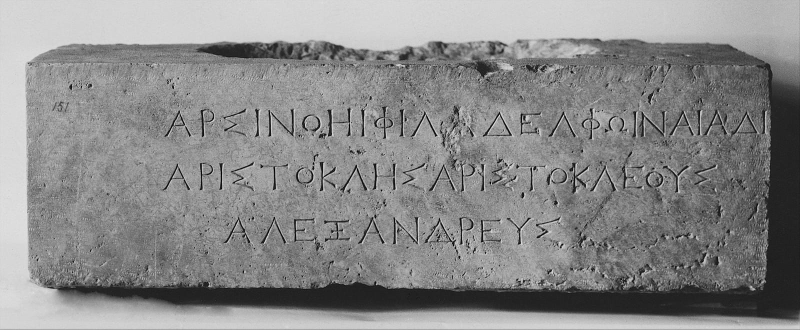
#> input picture pipeline/pieces-src/arsinoe-base.jpg, 1600 x 660 px, given in place of arsinoe-base.jpg.jpg, which was not available (shown at 1/2 size)
$ python engrave_medallions.py pieces-src/arsinoe-base.jpg
#> lines starting #> are read from the running program, lines starting #| are printed output that depends on the picture; pictures that were not available may be replaced by others from this repository, and a replacement may not be noted
"""
The library's famous-book stelai in gold lines (Gold and lamplight): each stele's round picture (data/medallions.ts; the
pictures and their credits are those of data/images.json) engraved the way pipeline/engrave.py engraves the pieces:
horizontal lines, each thicker where the photograph is lighter, inside a circle. Only the lines are kept, as an alpha
mask; the site colours them with CSS (gold in the dark look, oxblood in the light one).

Reads web/public/images/w640/<pic>.jpg and writes web/public/images/medallions/engraved/<pic>.webp.

    python pipeline/engrave_medallions.py mask-of-agamemnon socrates-louvre ...
"""
import os, sys
import numpy as np
from PIL import Image, ImageFilter

ROOT = os.path.join(os.path.dirname(__file__), "..", "web")
SRC = os.path.join(ROOT, "public", "images", "w640")
OUT = os.path.join(ROOT, "public", "images", "medallions", "engraved")
SIZE = 520     # the medallion's side, in pixels
LINES = 64     # lines across it


def engrave(pic):
#> called with pic = 'pieces-src/arsinoe-base.jpg'
    im = Image.open(os.path.join(SRC, pic + ".jpg")).convert("L")
    w, h = im.size
#> w = 1600; h = 660
    s = min(w, h)
#> s = 660
    # the square at the picture's centre (faces sit a little high, so lean upwards when the picture is tall)
    top = max(0, min(h - s, int((h - s) * 0.3)))
#> top = 0
    im = im.crop(((w - s) // 2, top, (w - s) // 2 + s, top + s)).resize((SIZE, SIZE), Image.LANCZOS)
#> im: PIL image 520x520 L
    g = np.asarray(im).astype(np.float32) / 255
    blur = np.asarray(im.filter(ImageFilter.GaussianBlur(SIZE * 0.02))).astype(np.float32) / 255
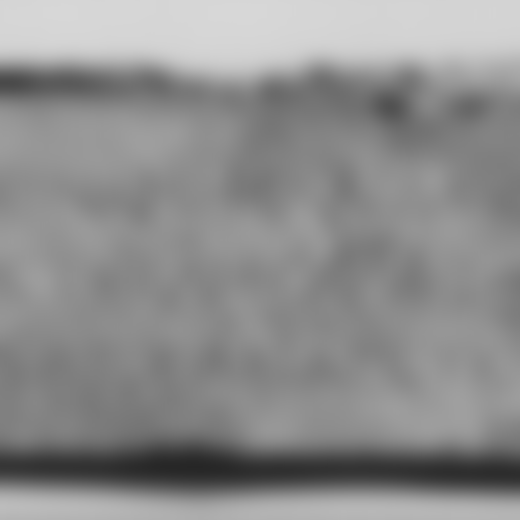
#> blur: shape (520, 520) float32; min 0.149, max 0.843, mean 0.555
    # a plain backdrop (a museum photograph's paper or wall: smooth, with no detail in it) is left dark, so the object
    # stands out of it
    raw = g.copy()
    edge = np.abs(raw - np.asarray(im.filter(ImageFilter.GaussianBlur(2))).astype(np.float32) / 255)
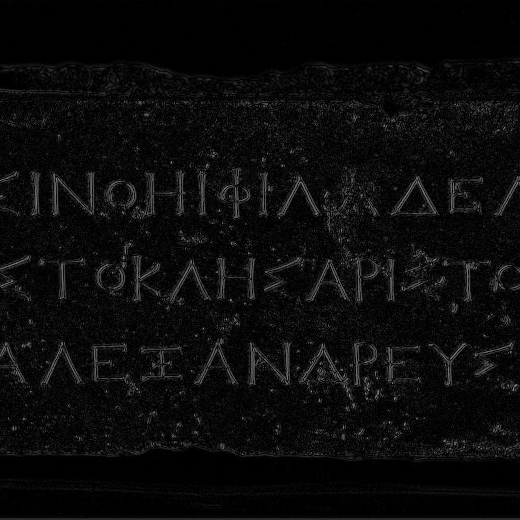
#> edge: shape (520, 520) float32; min 0, max 0.549, mean 0.0467
    detail = np.asarray(Image.fromarray((edge * 255 * 8).clip(0, 255).astype(np.uint8)).filter(ImageFilter.GaussianBlur(14))).astype(np.float32) / 255
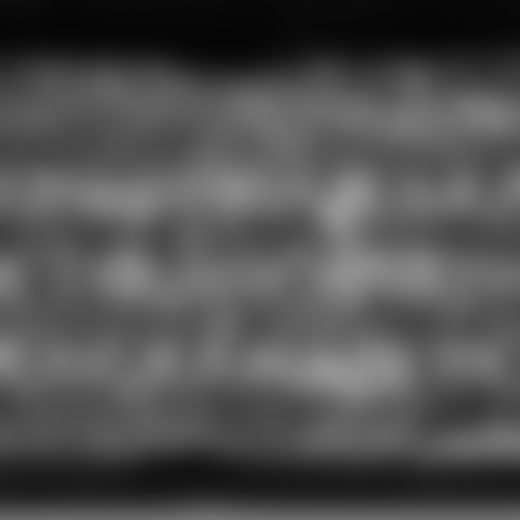
#> detail: shape (520, 520) float32; min 0.0196, max 0.588, mean 0.315
    backdrop = np.clip(1 - detail * 5, 0, 1)
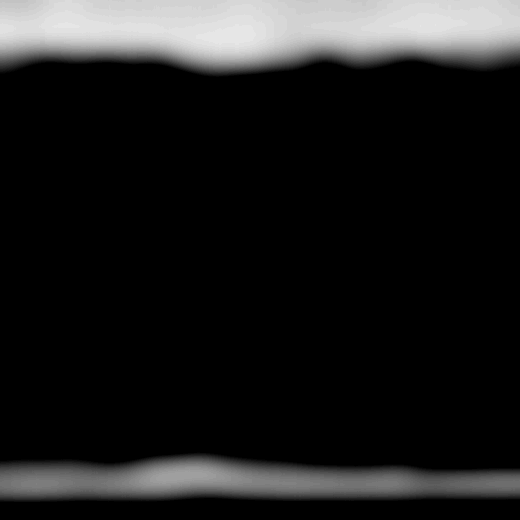
#> backdrop: shape (520, 520) float32; min 0, max 0.902, mean 0.116
    g = np.clip(g + 1.1 * (g - blur), 0, 1)
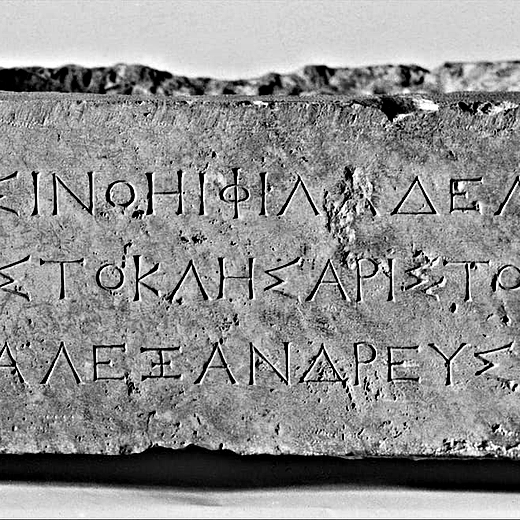
#> g: shape (520, 520) float32; min 0, max 1, mean 0.567
    lo, hi = np.percentile(g, 2), np.percentile(g, 99.5)
#> lo = 0; hi = 1
    g = np.clip((g - lo) / (hi - lo + 1e-6), 0, 1) ** 1.7
    g = g * (1 - 0.85 * backdrop)
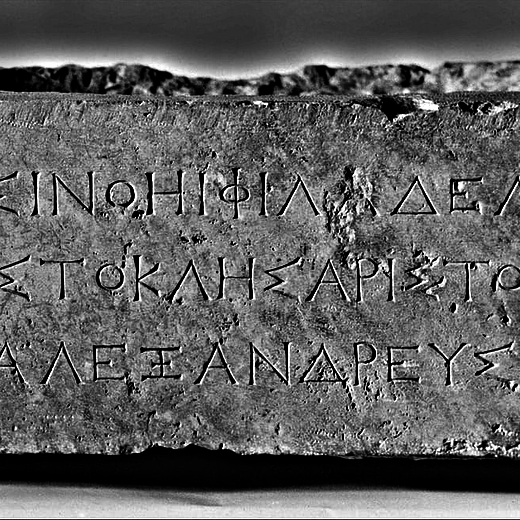
#> g: shape (520, 520) float32; min 0, max 1, mean 0.369
    yy, xx = np.mgrid[0:SIZE, 0:SIZE].astype(np.float32)
    r = np.hypot(xx - SIZE / 2 + 0.5, yy - SIZE / 2 + 0.5) / (SIZE / 2)
    inside = np.clip((0.97 - r) * 30, 0, 1)
    gap = SIZE / LINES
    alpha = np.zeros((SIZE, SIZE), np.float32)
    ys = np.arange(SIZE, dtype=np.float32)
    for i in range(LINES):
        yc = (i + 0.5) * gap
        row = min(SIZE - 1, int(yc))
        th = (0.06 + 0.8 * g[row]) * gap * 0.92 * inside[row]
        a0, a1 = max(0, int(yc - gap / 2)), min(SIZE, int(yc + gap / 2) + 1)
        d = np.abs(ys[a0:a1, None] - yc)
        alpha[a0:a1] = np.maximum(alpha[a0:a1], np.clip(th[None, :] / 2 - d + 0.5, 0, 1) * np.clip(th[None, :], 0, 1))
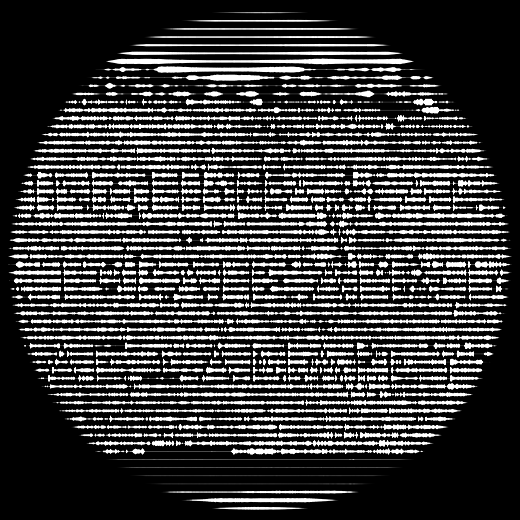
#> alpha: shape (520, 520) float32; min 0, max 1, mean 0.234
    # a fine ring round the medallion
    alpha = np.maximum(alpha, np.clip(1 - np.abs(r - 0.99) * SIZE / 2 / 1.2, 0, 1))
    out = np.zeros((SIZE, SIZE, 4), np.uint8)
    out[..., :3] = 255
    out[..., 3] = (alpha * 255).astype(np.uint8)
    os.makedirs(OUT, exist_ok=True)
    path = os.path.join(OUT, pic + ".webp")
    Image.fromarray(out, "RGBA").save(path, lossless=True, method=6)
    print(pic, os.path.getsize(path) // 1024, "KB")


if __name__ == "__main__":
    for p in sys.argv[1:]:
        engrave(p)
